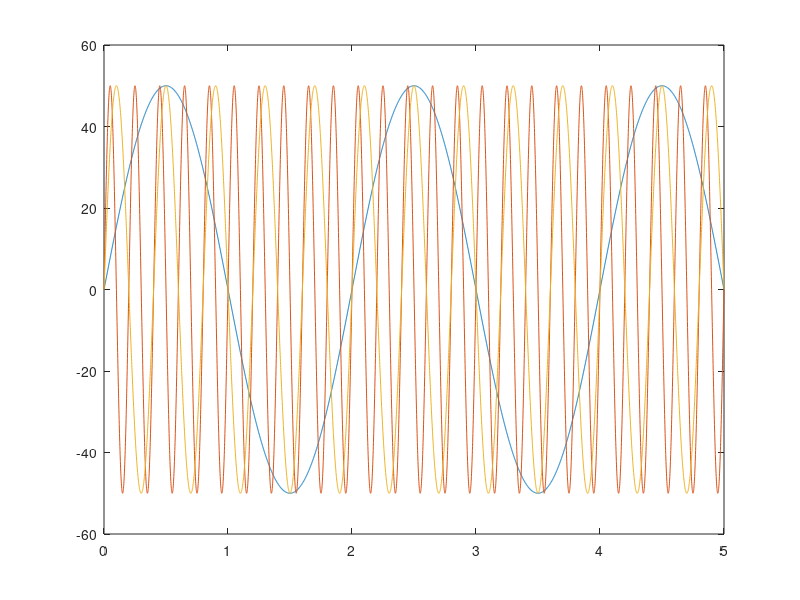

This figure's MATLAB source: (Note: this script raises an error after producing the figure.)
scale = 50;
pureSinTime = 0:0.001:5;
sinfreqs = 0.5:0.5:5; %Hz
pureSin = zeros(length(sinfreqs),length(pureSinTime));
for i = 1:length(sinfreqs)
    for j = 1:length(pureSinTime)
        pureSin(i,j) = scale*sin(2*pi*sinfreqs(i)*pureSinTime(j));
    end
end

figure
plot(pureSinTime,pureSin(1,:),pureSinTime,pureSin(end,:),pureSinTime,pureSin(round(end/2),:))


basepath = strcat(commonPath,'\Performance Input Signals');
savePath = genFileName(basepath,'pureSin');
save(savePath,'scale','pureSinTime','pureSin','sinfreqs')              
    
